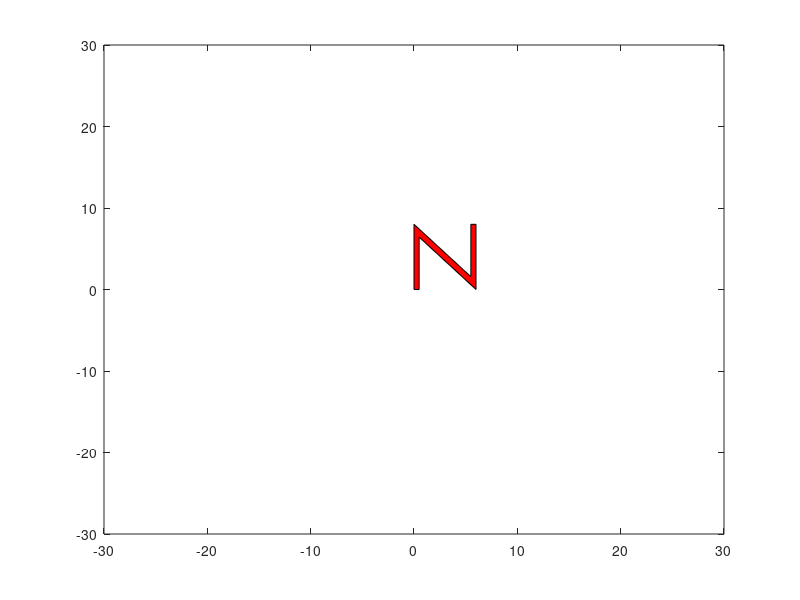

Write the MATLAB code that produced this figure. (Note: this script raises an error after producing the figure.)
% This script will move the letter N about the screen using
% homogeneous coordinate transformations common to computer graphics

p1=[0;0]; p2=[0.5;0]; p3=[6;0]; p4=[5.5;1.58]; p5=[0.5;6.42]; p6=[0;8]; p7=[5.5;8]; p8=[6;8];

D = [p1,p6,p4,p7,p8,p3,p5,p2]
fill(D(1,:),D(2,:),'r')
axis([-30 30 -30 30])
hold on

N = [D;ones(1,8)]
N1=N;

R = [cos(pi/18) -sin(pi/18) 0; sin(pi/18) cos(pi/18) 0; 0 0 1]

color = str2mat('y','m','c','r','g','b','k');

for i=0:5

	Shift = [1 0 i; 0 1 i; 0 0 1];

	N1 = Shift*N1;

    for j=1:36
    
	    N1 = R*N1;
    
	    D1 = N1(1:2,:);
    
	    fill(D1(1,:),D1(2,:),color(rem(j,7)+1))
    
	    pause(0.15);
    
    end
end


hold off
